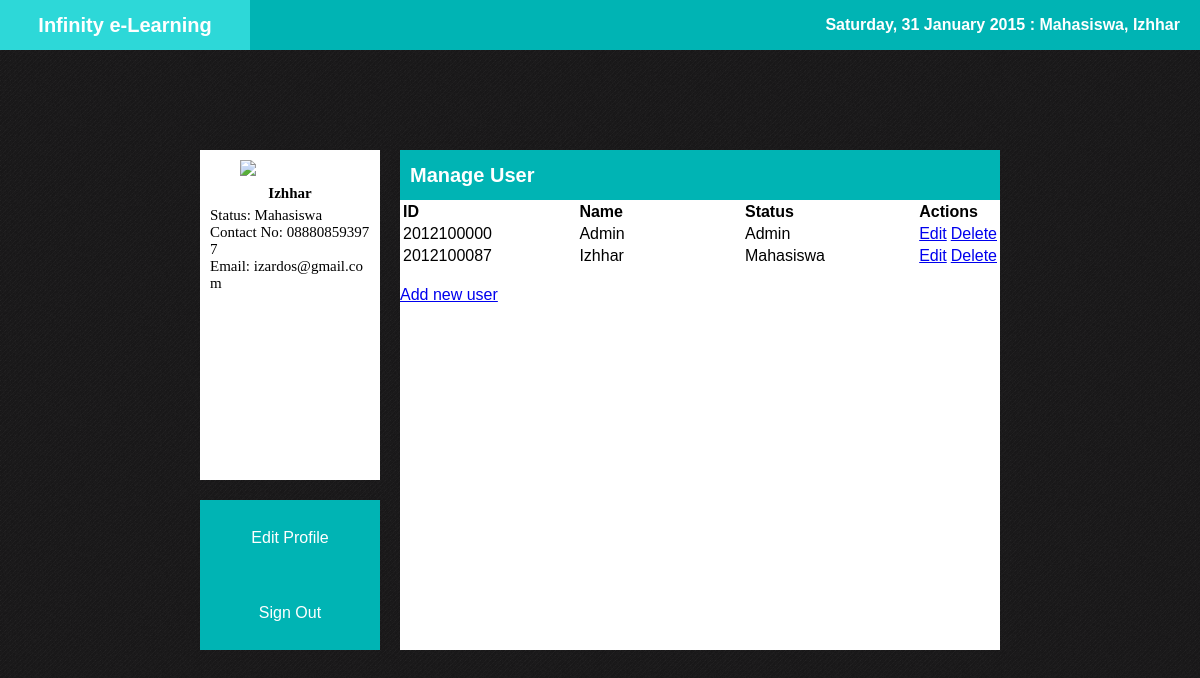
The app's page /modules/manage_user.php (signed in), older data.
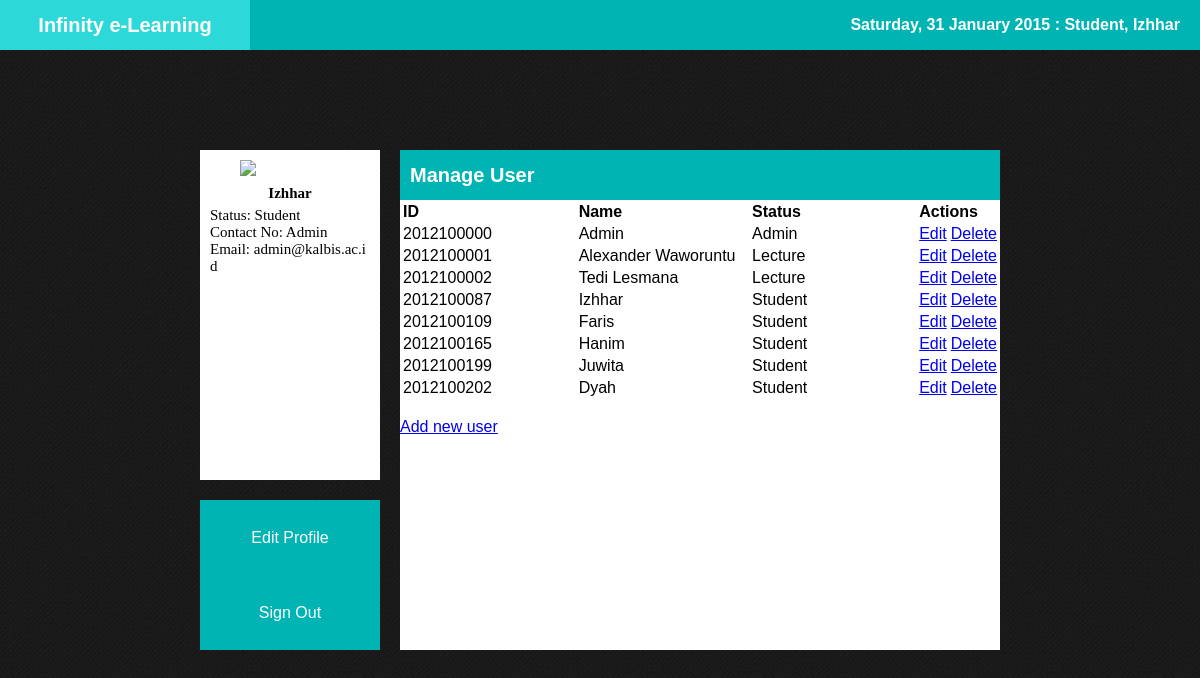
The same page, newer data.
### tables this page shows
CREATE TABLE IF NOT EXISTS `msuser` (
  `id` int(10) NOT NULL,
  `password` varchar(100) NOT NULL,
  `name` varchar(100) NOT NULL,
  `contact` varchar(13) NOT NULL,
  `email` varchar(100) NOT NULL,
  `status` varchar(100) NOT NULL
);

### modules/manage_user.php (the view, shortened to what this page needs)
<?php require_once("../includes/db_connection.php"); ?>
<?php require_once("../includes/functions.php"); ?>
<?php
	if(isset($_SESSION['login']) ) {
		$user = $_SESSION['login'];
?>
<?php
	$user_set = find_all_users();
?>
<?php
	$sql = "SELECT * FROM msuser WHERE id = '$user'";
	$result = mysqli_query($connection, $sql);
	if($row = mysqli_fetch_array($result)) {
?>
<!DOCTYPE html>
<html>
<head>
    <link rel="stylesheet" href="../css/styles.css">
</head>
<body>
    <div id="top">
        <div id="home-link"><a href="home.php">Infinity e-Learning</a></div>
		<div id="header">
			<?php echo waktu() . ': ' . $row['status'] . ', ' . $row['name']; ?>
		</div>
	</div>
    <div id="main">
        <div id="left">
            <div id="profile">
                <div id="profile-img"><img src="#"/></div>
                <div id="profile-name"><?php echo $row['name']; ?></div>
                <div id="profile-desc">
					<div>Status: <?php echo $row['status']; ?> </div>
					<div>Contact No: <?php echo $row['contact']; ?> </div>
					<div>Email: <?php echo $row['email']; ?></div>
				<?php
					}
				?>
                </div>
            </div>
            <div id="nav">
                <ul>
                    <li><a href="edit_profile.php">Edit Profile</a></li>
                    <li><a href="logout.php">Sign Out</a></li>
                </ul>
            </div>
        </div>
        <div id="right">
            <div id="select">
                <div id="select-head"><span>Manage User</span></div>
                <div id="select-body">
					<table>
					<tr>
						<th style="text-align: left; width: 200px;">ID</th>
						<th style="text-align: left; width: 200px;">Name</th>
						<th style="text-align: left; width: 200px;">Status</th>
						<th colspan= "2" style="text-align: left">Actions</th>
					</tr>
					<?php while($user = mysqli_fetch_assoc($user_set))
					{ ?>
						<tr>
							<td><?php echo htmlentities($user["id"]);?></td>
							<td><?php echo htmlentities($user["name"]);?></td>
							<td><?php echo htmlentities($user["status"]);?></td>
							<td><a href="edit_user.php?id=<?php echo urlencode($user['id']);?>">Edit</a></td>
							<td><a href="delete_user.php?id=<?php echo urlencode($user['id']);?>" onclick="return confirm('Are you sure?');">Delete</a></td>
						</tr>
					<?php }
					?>
					</table>
					<br />
					<a href="create_user.php">Add new user</a>
				</div>
			</div>
		</div>
	</div>
</body>
</html>
<?php
}else {
	header('Location: ../index.php');
}
?>

### includes/functions.php (shortened to what this page needs)
<?php
	function find_all_users(){
		global $connection;
		$query = "SELECT * ";
		$query .= "FROM msuser ";
		$query .= "ORDER BY id ASC";
		$user_set = mysqli_query($connection, $query);
		return $user_set;
	}
	function waktu(){
		$array_hari= array(1=>"Monday","Tuesday","Wednesday","Thursday","Friday","Saturday","Sunday");
		$hari = $array_hari[date('N')];
		$tanggal= date('j');
		$array_bulan = array(1=>"January","February","March", "April", "May","June","July","August","September","October", "November","December");
		$bulan = $array_bulan[date('n')];
		$tahun = date('Y');
		echo $hari . ", " . $tanggal . " " . $bulan . " " . $tahun . " ";
	}
?>

### css/styles.css (style rules this page uses)
body { padding: 0px; margin: 0px; background: url(../images/bg.png); font-family: verdana, sans-serif; }
#top { height: 50px; background: #00B4B4; }
#home-link { float: left; width: 250px; text-align: center; line-height: 50px; font-weight: bold; }
#home-link > a { display: block; text-decoration: none; color: #fff; font-family: verdana, sans-serif; font-size: 20px; }
#header { float: right; line-height: 50px; color: #fff; font-weight: bold; padding-right: 20px; }
#main { position: absolute; top: 50%; left: 50%; margin-left: -400px; margin-top: -250px; width: 800px; height: 500px; }
#left { position: absolute; top: 0px; left: 0px; height: 100%; width: 200px; widows: 100px; }
#right { position: absolute; top 0px; right: 0px; height: 100%; width: 600px; }
#home-link { font-family: Palatino Linotype; font-size: 25px; }
#profile { box-sizing: border-box; width: 180px; height: 330px; font-family: Verdana; font-size:15px; background: #fff; padding: 10px; word-break: break-all; word-wrap: break-word; }
#profile div { display: block; }
#profile-img > img { width: 100px; margin-left: 30px; }
#profile-name { text-align: center; font-weight: bold; padding: 5px; }
#nav { margin-top: 20px; width: 180px; height: 150px; background: #00B4B4; }
#nav ul { padding: 0px; list-style: none; }
#nav li { line-height: 75px; text-align: center; }
#nav a { display: block; text-decoration: none; color: #fff; }
#select { width: 100%; float: right; height: 100%; background: #fff; }
#select-head { position: absolute; box-sizing: border-box; top: 0px; left: 0px; width: 100%; height: 50px; line-height: 50px; background: #00B4B4; padding: 0px 10px; }
#select-head > span { color: #fff; font-weight: bold; font-size: 20px; float: left; }
#select-body { margin-top: 50px; height: 450px; overflow-x: hidden; overflow-y: scroll; }

Row changes from the older to the newer data that the page shows:
changed msuser "Izhhar": status "Mahasiswa" → "Student"; contact "088808593977" → "Admin"; email "izardos@gmail.com" → "admin@kalbis.ac.id"
added msuser: id "2012100001", name "Alexander Waworuntu", status "Lecture"
added msuser: id "2012100002", name "Tedi Lesmana", status "Lecture"
added msuser: id "2012100109", name "Faris", status "Student"
added msuser: id "2012100165", name "Hanim", status "Student"
added msuser: id "2012100199", name "Juwita", status "Student"
added msuser: id "2012100202", name "Dyah", status "Student"
